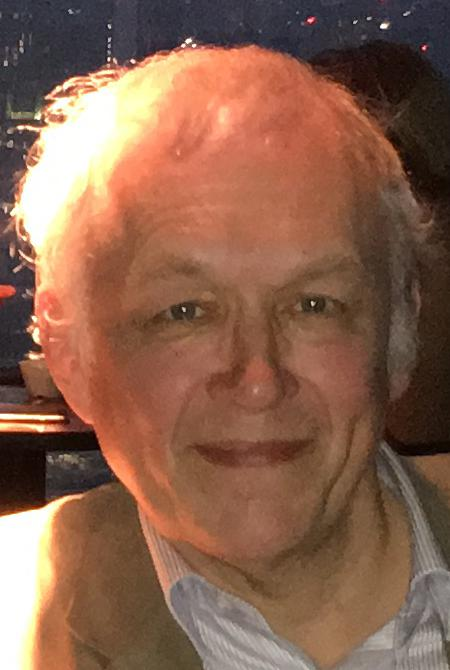
#> input picture Python3/src/17 Scientific Python/SciKitImage/images/chris.cropped.jpg, 450 x 670 px
$ python 06_outline_chris.py
#> lines starting #> are read from the running program, lines starting #| are printed output that depends on the picture
import os, sys
import numpy as np
import scipy.ndimage as nd
import matplotlib.pyplot as plt
import skimage.morphology as morphology
import skimage.feature as feature
from PIL import Image
import time


def doit(image, sigma, threshold, spread, dt):
    low = threshold / 256.0
    high = (threshold + spread) / 256.0
    set_title(f"sigma={sigma} low={low*256} high={high*256}")
    edges = feature.canny(image, sigma=sigma, low_threshold=low, high_threshold=high)
    plt.imshow(edges, cmap=plt.cm.gray) #    plt.show()
    plt.draw()
    plt.pause(0.001)
    time.sleep(dt)

def set_title(title):
    figure = plt.gcf()
    figure.canvas.set_window_title(title)

def load_image(infilename):
#> called with infilename = 'images/chris.cropped.jpg'
    img = Image.open(infilename)
#> img is the input picture: PIL image 450x670 RGB; mean R, G, B 136.9, 97.4, 77.2
    img.load()
    data = np.asarray( img, dtype="int32" )
    return data

plt.ion()
image = load_image("images/chris.cropped.jpg")
image = image / 256.0
image = image[:,:,0]
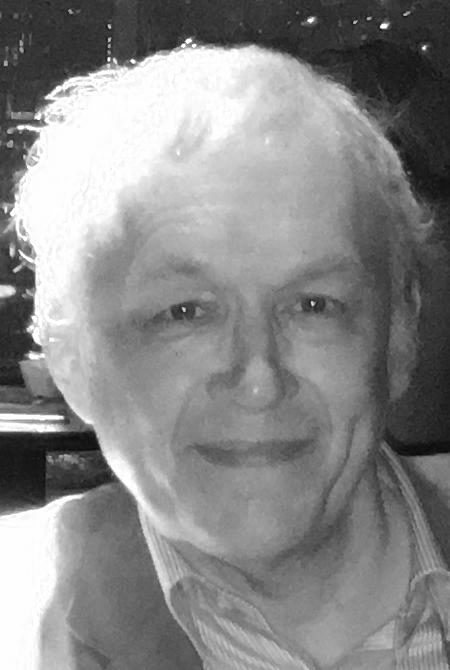
#> image: shape (670, 450) float64; min 0.0273, max 0.996, mean 0.535

for sigma in [3, 2]:
    for threshold in range(20, 40, 2):
        for spread in range(0, 6, 2):
#> (the run stopped early here; a loop or call above may not have finished)
